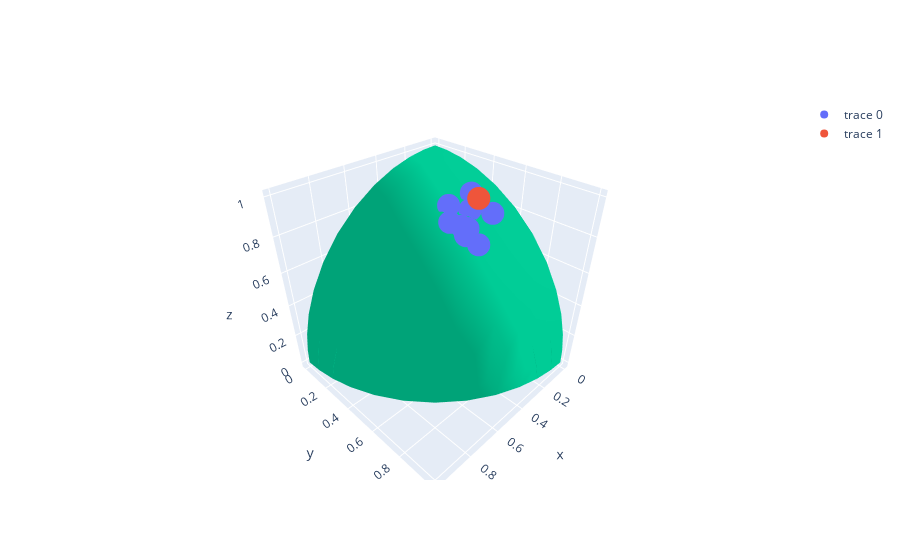

Source (notebook cell):
### Markdown cell above
# Visualization
Here we visualize the last u solutions that interactive K-RVEA finds after each iteration

### Code cell
import plotly.graph_objs as go
from pymoo.factory import get_problem, get_reference_directions, get_visualization
#the next three lines are to get the true pareto front
p = get_problem("dtlz2", 12)
ref_dirs = get_reference_directions("das-dennis", 3, n_partitions=12)
pf = p.pareto_front(ref_dirs)

df = problem.archive[-u:]
x = df["f1"].to_numpy()
y = df["f2"].to_numpy()
z = df["f3"].to_numpy()

trace1 = go.Scatter3d(x=x, y=y, z=z, mode="markers",)
trace2 = go.Scatter3d(x=[refpoint[0]], y=[refpoint[1]], z=[refpoint[2]], mode="markers")
trace3 = go.Mesh3d(x=pf[:,0], y=pf[:,1], z=pf[:,2])
fig = go.Figure(data = [trace1, trace2, trace3])
fig.show()
